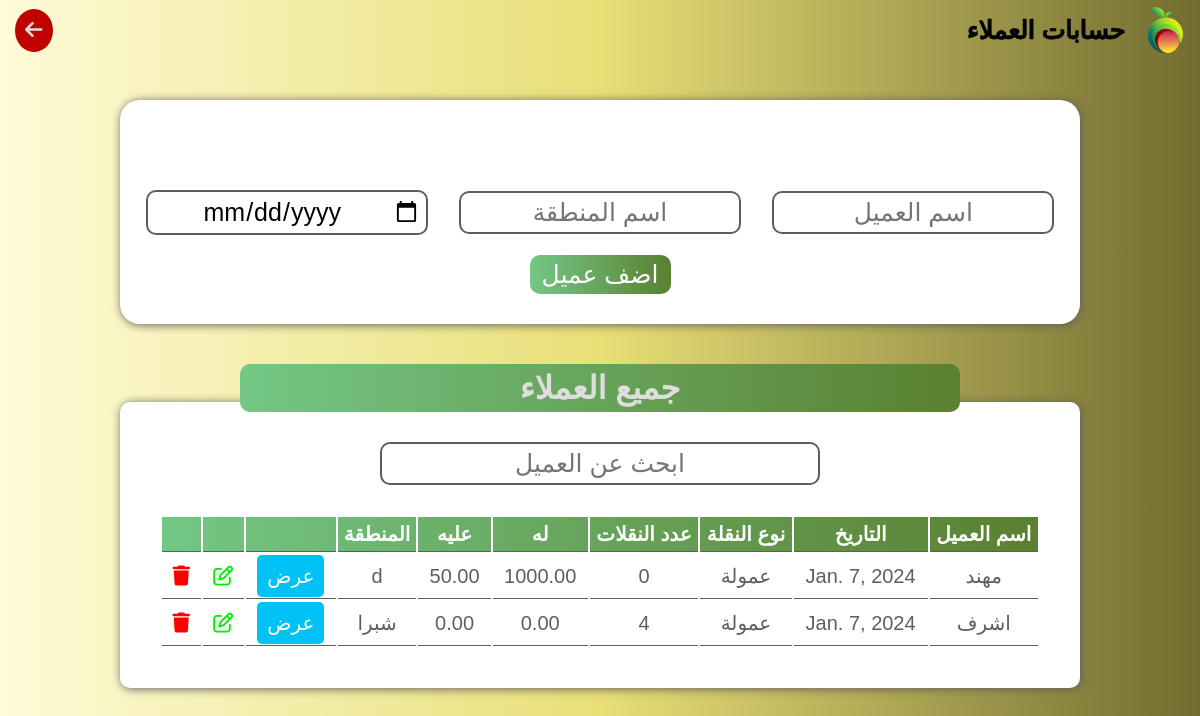
The app's page /suppliersaccounts (signed in) with its own data.
### user/models.py (models this page shows, shortened)
class Supplier(models.Model):
    name = models.CharField(max_length=30)
    place = models.CharField(max_length=70, default='غير محدد')
    date = models.DateField(default=timezone.now().date())
    type = models.CharField(max_length=30, default='عمولة')
    his_money = models.DecimalField(max_digits=10, decimal_places=2, default=0)
    on_him_money = models.DecimalField(max_digits=10, decimal_places=2,default=0)
    total = models.DecimalField(max_digits=10, decimal_places=2, blank=True, null=True)
    num_of_containers = models.PositiveIntegerField(default=0)
    @property
    def total(self):
        return self.his_money - self.on_him_money
    @property
    def num_of_containers(self):
        return self.container_set.count()

### user/views.py (the view, shortened to what this page needs)
# urls.py: path('suppliersaccounts',views.suppliers_accounts, name='suppliersaccounts' ),
@login_required(login_url="login")
def suppliers_accounts(request):
    sup = Supplier.objects.all()
    context = {'sup': sup}
    return render(request, 'suppliersaccounts.html', context)

### templates/suppliersaccounts.html (shortened to what this page needs)
{% load static %}
<!DOCTYPE html>
<html lang="en">
<head>
    <link rel="stylesheet" href="https://cdnjs.cloudflare.com/ajax/libs/font-awesome/6.5.1/css/all.min.css" />
    <link rel="stylesheet" href="{% static "css/main.css" %}">
</head>
<body>
    <header>
        <div class="main">
            <img src="{% static "images/logo.png" %}" alt="">
            <h1>حسابات العملاء</h1>
        </div>
        <a href="#" onclick="goBack()"><i class="fa-solid fa-arrow-left"></i></a>
    </header>
    <div class="todayscar">
        <form method ="POST"  class="addcar" action="{% url "suppliersaccounts" %}">
            <ul class="messages">
            </ul>
            <div>
                <input name ="name" type="text" placeholder="اسم العميل">
                <input name = 'place' type="text" placeholder="اسم المنطقة">
                <input name = 'date' type="date" placeholder="المنظقة">
            </div>
            <button class="addbtn">اضف عميل</button>
        </form>
        <div class="title">
            <h1>جميع العملاء</h1>
        </div>
        <div class="table">
            <input id="searchbar" type="text" placeholder="ابحث عن العميل">
            <table>
                <thead>
                    <tr>
                        <th>اسم العميل</th>
                        <th>التاريخ</th>
                        <th>نوع النقلة</th>
                        <th>عدد النقلات</th>
                        <th>له</th>
                        <th>عليه</th>
                        <th>المنطقة</th>
                        <th></th>
                        <th></th>
                        <th></th>
                    </tr>
                </thead>
                <tbody id="tablebody">
                    {% for sup in sup  %}
                    <tr>
                        <td>{{sup.name}}</td>
                        <td>{{sup.date}}</td>
                        <td>عمولة</td>
                        <td>{{sup.num_of_containers}}</td>
                        <td>{{sup.his_money}}</td>
                        <td>{{sup.on_him_money}}</td>
                        <td>{{sup.place}}</td>
                        <td><a href="{% url "supplierpage" sup.id %}" class="type" id="show" style='text-decoration:none;'>عرض</a></td>
                        <td><a href="{% url "supplierupdate" sup.id %}"><button id="editsupplier" class="btn" style="color: #00F000;"><i class="fa-regular fa-pen-to-square"></i></button></a></td>
                        <td><a href="{% url "suppliersdelete" sup.id %}" ><button id="deletecar" class="btn"  style="color: #FF0000;" ><i class="fa-solid fa-trash"></i></button></a></td>
                    </tr>
                    {% endfor %}
                </tbody>
            </table>
        </div>
    </div>
</body>
</html>

### _project/static/css/main.css (style rules this page uses)
* { padding: 0; margin: 0; box-sizing: border-box; font-family: Arial, Helvetica, sans-serif; }
body { min-height: 100vh; display: flex; align-items: center; flex-direction: column; background: linear-gradient(270deg,#726c30,#e8df77,#FEFBD8); }
header { display: flex; justify-content: space-between; align-items: center; direction: rtl; flex-direction: row; width: 100%; z-index: 103; padding: 5px 15px; background: linear-gradient(270deg,#726c30,#e8df77,#FEFBD8); }
header a { text-decoration: none; color: #dedede; background-color: #c10000; padding: 10px; font-size: 20px; border-radius: 50%; transition: 0.5s ease; }
header h1,header h2 { font-size: 25px;color: #040404;-webkit-text-stroke:0.5px #040404; }
header div { display: flex; align-items: center; gap: 20px; color: #fff; }
header img { width: 40px; }
.addnewcar,.todayscar { width: 100%; height: 100vh; display: flex; align-items:center; flex-direction: column; }
.addcar { direction: rtl; width: 80%; margin: 40px; padding: 30px 10px; display: flex; align-items: center; justify-content: space-around; flex-direction: column; gap: 20px; background-color: #fff; border-radius: 20px; box-shadow: 1px 1px 10px #625D5D; }
.addcar div { justify-content: space-around; width: 100%; display: flex; align-items: center; }
.addcar input,.addcar select { width: 30%; text-align: center; font-size: 25px; padding: 5px; border-radius: 10px; outline: none; border: 2px solid #625D5D; }
.addcar button { width: 15%; font-size: 25px; padding: 5px; color: #fff; background:linear-gradient(270deg,#5A8030,#74C785); border: none; border-radius: 10px; transition: 0.5s ease; cursor: pointer; }
.title { width: 60%; text-align: center; background: linear-gradient(270deg,#5A8030,#74C785); padding: 5px; border-radius: 10px; color: #dedede; z-index: 100; }
.table { margin: -10px; width: 80%; display: flex; justify-content: center; align-items: center; flex-direction: column; direction: rtl; background-color: #fff; padding: 40px; border-radius: 10px; box-shadow: 1px 1px 10px #625D5D; }
.table input { width: 50%; text-align: center; font-size: 25px; padding: 5px; outline: none; border-radius: 10px; border: 2px solid #625D5D; margin-bottom: 30px; }
.table table { width: 100%; text-align: center; }
.table table th { font-size: 20px; padding: 5px; border-bottom: 1px solid #625D5D; }
.table table td { font-size: 20px; border-bottom: 1px solid #625D5D; padding: 10px; color: #625D5D; }
.table table td .btn { border: none; background-color: transparent; font-size: 20px; }
.table table td .type { background-color: rgb(72, 72, 255); border: none; padding: 10px; font-size: 20px; color: #fff; border-radius: 5px; cursor: pointer; transition: 0.5s ease-in; }
.todayscar .table table thead,.window table thead,.bigcon table thead { background: linear-gradient(270deg,#5A8030,#74C785); }
.todayscar .table table th,.window table th { font-size: 20px; color: #fff; padding: 5px; border-bottom: 1px solid #625D5D; }
.table table td,.window table td { font-size: 20px; border-bottom: 1px solid #625D5D; padding: 10px; color: #625D5D; }
.table table td .btn,.window table td .btn { border: none; background-color: transparent; font-size: 20px; cursor: pointer; }
.table table td .type,.sellingbtn { border: none; padding: 10px; font-size: 20px; color: #fff; border-radius: 5px; cursor: pointer; transition: 0.5s ease-in; background-color:#00C2F4; }
.messages { list-style-type: none; padding: 10px; margin: 10px 0; }

### records on screen
Supplier: name "مهند", date "Jan. 7, 2024", num_of_containers "0", his_money "1000.00", on_him_money "50.00", place "d"
Supplier: name "اشرف", date "Jan. 7, 2024", num_of_containers "4", his_money "0.00", on_him_money "0.00", place "شبرا"
